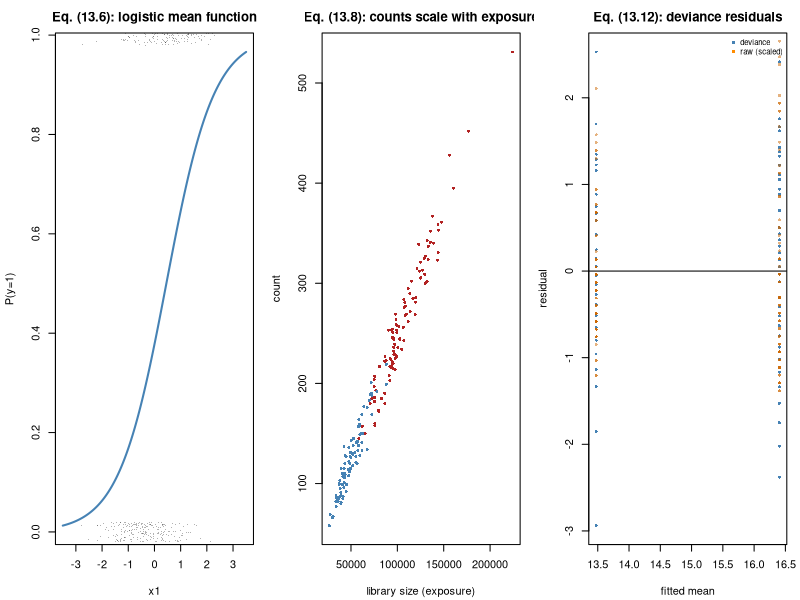

Source code (R):
#' ---
#' title: "Module 13 - Generalised linear models"
#' output: html_document
#' ---
#'
#' **Curriculum link:** `stats.md` -> Topic 13, equations (13.1)-(13.12)
#'
#' ## What you will learn
#'
#' 1. The exponential family (13.1)-(13.2): mean and variance from one function.
#' 2. **IRLS (13.3)-(13.4) from scratch** -- a GLM is a weighted linear model.
#' 3. Logistic regression (13.6): odds ratios, non-collapsibility, separation
#'    and Firth's fix (13.7).
#' 4. **Offsets (13.8)**: counts vs rates. The most common GLM error.
#' 5. Overdispersion (13.9): quasi-Poisson vs negative binomial.
#' 6. Wald vs LRT (13.11), and why the LRT is safer.

#+ setup, message = FALSE
suppressPackageStartupMessages(library(MASS))
MODULE_NAME <- "13_generalized_linear_models"
OUT <- file.path(Sys.getenv("STATS_OUT", unset = "results"), MODULE_NAME)
dir.create(OUT, recursive = TRUE, showWarnings = FALSE)
header <- function(txt) cat("\n", strrep("=", 72), "\n", txt, "\n",
                            strrep("=", 72), "\n", sep = "")

#' ## 1. The family table

#+ families
header("1. Family, link, variance function (13.1)-(13.2)")
print(data.frame(
  family = c("Gaussian", "Binomial", "Poisson", "Neg. binomial", "Gamma"),
  V_mu = c("1", "mu(1-mu)", "mu", "mu + phi*mu^2", "mu^2"),
  canonical_link = c("identity", "logit", "log", "log", "inverse"),
  exp_beta_means = c("mean difference", "log odds ratio", "log rate ratio",
                     "log fold change", "log ratio of means")), row.names = FALSE)

#' ## 2. IRLS from scratch, eq. (13.3)-(13.5)

#+ irls
header("2. Implementing Fisher scoring (13.3)-(13.5)")
irls <- function(X, y, family = "binomial", offset = NULL, max_iter = 50, tol = 1e-10) {
  n <- nrow(X); p <- ncol(X)
  if (is.null(offset)) offset <- rep(0, n)
  beta <- rep(0, p)
  for (it in seq_len(max_iter)) {
    eta <- as.vector(X %*% beta) + offset
    if (family == "binomial") {
      mu <- plogis(eta); V <- mu * (1 - mu); gprime <- 1 / pmax(V, 1e-12)
    } else {
      mu <- exp(eta); V <- mu; gprime <- 1 / pmax(mu, 1e-12)
    }
    z <- (eta - offset) + (y - mu) * gprime                  # eq. (13.3)
    w <- 1 / (gprime^2 * pmax(V, 1e-12))                     # eq. (13.3)
    ## Weighted least squares step (13.4), solved stably via QR.
    beta_new <- qr.coef(qr(X * sqrt(w)), z * sqrt(w))
    if (max(abs(beta_new - beta)) < tol) { beta <- beta_new; break }
    beta <- beta_new
  }
  cov <- chol2inv(chol(crossprod(X * sqrt(w))))               # eq. (13.5)
  list(beta = beta, se = sqrt(diag(cov)), iterations = it)
}
set.seed(1301)
n <- 400
x1 <- rnorm(n); x2 <- rbinom(n, 1, 0.5)
yb <- rbinom(n, 1, plogis(-0.5 + 1.1*x1 + 0.8*x2))
Xd <- cbind(1, x1, x2)
mine <- irls(Xd, yb, "binomial")
theirs <- glm(yb ~ x1 + x2, family = binomial())
cat(sprintf("  logistic - converged in %d IRLS iterations\n", mine$iterations))
cat(sprintf("  %-12s%12s%11s%19s%17s\n", "term", "mine beta", "mine SE",
            "glm() beta", "glm() SE"))
for (i in 1:3)
  cat(sprintf("  %-12s%12.6f%11.6f%19.6f%17.6f\n", c("intercept","x1","x2")[i],
              mine$beta[i], mine$se[i], coef(theirs)[i],
              coef(summary(theirs))[i, "Std. Error"]))
cat(sprintf("  max |difference| = %.2e\n", max(abs(mine$beta - coef(theirs)))))
expo <- runif(n, 0.5, 2)
yp <- rpois(n, expo * exp(0.3 + 0.7*x1))
mp <- irls(Xd, yp, "poisson", offset = log(expo))
tp <- glm(yp ~ x1 + x2, family = poisson(), offset = log(expo))
cat(sprintf("\n  Poisson+offset - max |mine - glm()| = %.2e\n",
            max(abs(mp$beta - coef(tp)))))

#' ## 3. Logistic regression: odds ratios and their traps, eq. (13.6)

#+ logistic
header("3. Odds ratios, risk ratios, non-collapsibility (13.6)")
set.seed(1302)
N <- 30000
z <- rnorm(N)                       # a PROGNOSTIC factor, NOT a confounder
a <- rbinom(N, 1, 0.5)              # RANDOMISED exposure
yy <- rbinom(N, 1, plogis(-0.5 + 0.9*a + 1.5*z))
m_crude <- glm(yy ~ a, family = binomial())
m_adj <- glm(yy ~ a + z, family = binomial())
cat(sprintf("  TRUE conditional log-OR for a (by construction) = 0.900\n"))
cat(sprintf("  crude    log-OR = %.4f  (OR = %.3f)\n", coef(m_crude)["a"],
            exp(coef(m_crude)["a"])))
cat(sprintf("  adjusted log-OR = %.4f  (OR = %.3f)\n", coef(m_adj)["a"],
            exp(coef(m_adj)["a"])))
cat("\n  The exposure was RANDOMISED, so z cannot be a confounder - yet the\n")
cat("  estimate changed. This is NON-COLLAPSIBILITY: logistic coefficients\n")
cat("  shift when covariates are added even WITHOUT confounding. Do not read\n")
cat("  a shift in the OR as evidence of confounding.\n")
cat("\n  OR is not RR unless the outcome is rare:\n")
cat(sprintf("  %15s%7s%13s\n", "baseline risk", "OR", "implied RR"))
for (p0 in c(0.01, 0.05, 0.20, 0.40, 0.60))
  cat(sprintf("  %15.2f%7.1f%13.3f\n", p0, 2, 2 / (1 - p0 + p0*2)))

#+ separation
cat("\n--- Complete separation: the MLE diverges ---\n")
xs <- c(-3, -2, -1.5, -1, 1, 1.5, 2, 3); ys <- c(0,0,0,0,1,1,1,1)
f_sep <- suppressWarnings(glm(ys ~ xs, family = binomial()))
cat(sprintf("  unpenalised MLE slope = %10.3f  SE = %10.3f   <- both exploding\n",
            coef(f_sep)[2], coef(summary(f_sep))[2, "Std. Error"]))
firth_logit <- function(X, y, max_iter = 200, tol = 1e-8) {
  ## stats.md eq. (13.7): Firth's penalised likelihood (Jeffreys prior).
  ## Modified score: U*(b)_j = U(b)_j + sum_i h_ii (0.5 - mu_i) x_ij.
  beta <- rep(0, ncol(X))
  for (i in seq_len(max_iter)) {
    mu <- plogis(as.vector(X %*% beta)); W <- mu * (1 - mu)
    XtWX <- crossprod(X * sqrt(W)); inv <- MASS::ginv(XtWX)
    h <- diag((X * W) %*% inv %*% t(X))
    U <- crossprod(X, y - mu + h * (0.5 - mu))
    step <- inv %*% U; beta <- beta + step
    if (max(abs(step)) < tol) break
  }
  list(beta = as.vector(beta), se = sqrt(diag(MASS::ginv(crossprod(X * sqrt(W))))))
}
fb <- firth_logit(cbind(1, xs), ys)
cat(sprintf("  Firth penalised slope = %10.3f  SE = %10.3f   <- finite\n",
            fb$beta[2], fb$se[2]))
cat("  Separation is common with small n and rare outcomes. Firth is the fix.\n")

#' ## 4. Offsets: counts vs rates, eq. (13.8)

#+ offsets
header("4. The offset: the most common GLM error (13.8)")
set.seed(1303)
n <- 200
group <- rbinom(n, 1, 0.5)
libsize <- exp(rnorm(n, ifelse(group == 1, 11.5, 10.8), 0.25))  # UNBALANCED depth
TRUE_LOG_RR <- 0                                                 # NO real difference
counts <- rpois(n, libsize * exp(-6 + TRUE_LOG_RR * group))
dd <- data.frame(y = counts, g = group, lib = libsize)
m_no <- glm(y ~ g, data = dd, family = poisson())
m_off <- glm(y ~ g, data = dd, family = poisson(), offset = log(lib))
m_cov <- glm(y ~ g + log(lib), data = dd, family = poisson())
cat(sprintf("  TRUE log rate ratio = %.3f\n", TRUE_LOG_RR))
cat(sprintf("  %-34s%10s%11s\n", "model", "log RR", "p"))
cat(sprintf("  %-34s%10.4f%11.3e   <- spurious!\n", "y ~ g  (NO offset)",
            coef(m_no)["g"], coef(summary(m_no))["g", "Pr(>|z|)"]))
cat(sprintf("  %-34s%10.4f%11.4f   <- correct\n", "y ~ g + offset(log lib)",
            coef(m_off)["g"], coef(summary(m_off))["g", "Pr(>|z|)"]))
cat(sprintf("  %-34s%10.4f%11.4f\n", "y ~ g + log(lib) as covariate",
            coef(m_cov)["g"], coef(summary(m_cov))["g", "Pr(>|z|)"]))
cat(sprintf("       (its log(lib) coefficient = %.4f, freely estimated rather\n",
            coef(m_cov)["log(lib)"]))
cat("        than FIXED at 1, which is what makes an offset an offset)\n")
cat("\n  Without the offset the model detects a difference in DEPTH and reports\n")
cat("  it as a difference in BIOLOGY. This is why RNA-seq size factors enter\n")
cat("  as offsets (stats.md eq. 20.1).\n")

#' ## 5. Overdispersion, eq. (13.9)

#+ overdispersion
header("5. Detecting and handling overdispersion (13.9)")
set.seed(1304)
n <- 150; PHI <- 0.4
xg <- rbinom(n, 1, 0.5)
y_od <- rnbinom(n, mu = exp(2.5 + 0.35*xg), size = 1/PHI)
do_ <- data.frame(y = y_od, g = xg)
m_pois <- glm(y ~ g, data = do_, family = poisson())
phi_hat <- sum(residuals(m_pois, "pearson")^2) / df.residual(m_pois)   # eq. (13.9)
cat(sprintf("  Pearson dispersion phi_hat = %.3f  (1.0 = no overdispersion)\n", phi_hat))
cat(sprintf("  -> Poisson SEs are too small by a factor sqrt(phi) = %.2f\n",
            sqrt(phi_hat)))
m_qp <- glm(y ~ g, data = do_, family = quasipoisson())
m_nb <- glm.nb(y ~ g, data = do_)
cat(sprintf("\n  %-22s%10s%10s%11s  variance model\n", "model", "beta_g", "SE", "p"))
## Loop variable deliberately NOT called `z`: the data vector `z` from
## section 3 is still needed in section 6. R has no block scope, so a loop
## variable silently overwrites anything of the same name.
for (row_ in list(list("Poisson", m_pois, "Var = mu"),
                  list("quasi-Poisson", m_qp, "Var = phi*mu   (linear)"),
                  list("negative binomial", m_nb, "Var = mu+phi*mu^2 (quadratic)"))) {
  cs <- coef(summary(row_[[2]]))
  cat(sprintf("  %-22s%10.4f%10.4f%11.4f  %s\n", row_[[1]], cs["g", 1], cs["g", 2],
              cs["g", 4], row_[[3]]))
}
cat("\n  All three give the same POINT estimate; they differ entirely in the SE.\n")
cat("  Calibration check under a TRUE null:\n")
set.seed(1305)
hits <- c(Poisson = 0, `quasi-Poisson` = 0, NB = 0)
N_SIM <- 500
for (i in seq_len(N_SIM)) {
  ## Distinct names: `yy` and `a`/`z` from section 3 are still needed below.
  xx <- rbinom(n, 1, 0.5)
  y_sim <- rnbinom(n, mu = exp(2.5), size = 1/PHI)
  d2 <- data.frame(y = y_sim, g = xx)
  hits["Poisson"] <- hits["Poisson"] +
    (coef(summary(glm(y ~ g, d2, family = poisson())))["g", 4] < 0.05)
  hits["quasi-Poisson"] <- hits["quasi-Poisson"] +
    (coef(summary(glm(y ~ g, d2, family = quasipoisson())))["g", 4] < 0.05)
  nbf <- try(glm.nb(y ~ g, data = d2), silent = TRUE)
  if (!inherits(nbf, "try-error"))
    hits["NB"] <- hits["NB"] + (coef(summary(nbf))["g", 4] < 0.05)
}
for (k in names(hits))
  cat(sprintf("    %-16s false-positive rate = %.1f%%\n", k, 100*hits[k]/N_SIM))
cat("  Poisson on overdispersed counts is badly anticonservative.\n")

#' ## 6. Wald vs LRT, eq. (13.11)

#+ wald-lrt
header("6. Three tests, one hypothesis (13.11)")
## m_adj / m_crude were fitted in section 3 on the 30,000-row randomised data.
wald <- (coef(summary(m_adj))["a", 1] / coef(summary(m_adj))["a", 2])^2
lr <- anova(glm(yy ~ z, family = binomial()), m_adj, test = "LRT")
cat(sprintf("  Wald chi2 = %.4f, p = %.3e\n", wald, pchisq(wald, 1, lower.tail = FALSE)))
cat(sprintf("  LRT  chi2 = %.4f, p = %.3e\n", lr[["Deviance"]][2], lr[["Pr(>Chi)"]][2]))
cat("  They agree asymptotically. Now near separation, where they do not:\n")
xs2 <- c(-3,-2,-1.5,-1,-0.2,1,1.5,2,3,0.1); ys2 <- c(0,0,0,0,0,1,1,1,1,1)
f_full <- suppressWarnings(glm(ys2 ~ xs2, family = binomial()))
f_red <- glm(ys2 ~ 1, family = binomial())
w2 <- (coef(summary(f_full))[2, 1] / coef(summary(f_full))[2, 2])^2
l2 <- deviance(f_red) - deviance(f_full)
cat(sprintf("    Wald chi2 = %.4f, p = %.4f   <- no power\n", w2,
            pchisq(w2, 1, lower.tail = FALSE)))
cat(sprintf("    LRT  chi2 = %.4f, p = %.4f   <- correct\n", l2,
            pchisq(l2, 1, lower.tail = FALSE)))
cat("  The Wald statistic COLLAPSES as |beta| grows because its SE grows\n")
cat("  faster (the Hauck-Donner effect). PREFER THE LRT.\n")

#' ## 7. Deviance residuals, eq. (13.12)

#+ deviance
header("7. Use deviance residuals, not raw ones (13.12)")
m <- glm.nb(y ~ g, data = do_)
cat(sprintf("  deviance = %.4f, df = %d, deviance/df = %.3f\n",
            deviance(m), df.residual(m), deviance(m)/df.residual(m)))
## A binary predictor gives only TWO distinct fitted values, so splitting on
## `< median(fitted)` can select an empty set. Split on the predictor instead.
lowm <- do_$g == 0
raw <- do_$y - fitted(m); dev <- residuals(m, "deviance")
cat(sprintf("  raw residual SD:      low-mean half %.3f, high-mean half %.3f\n",
            sd(raw[lowm]), sd(raw[!lowm])))
cat(sprintf("  deviance residual SD: low-mean half %.3f, high-mean half %.3f\n",
            sd(dev[lowm]), sd(dev[!lowm])))
cat("  Deviance residuals are homoscedastic by construction.\n")

#' ## 8. Figure

#+ figure
png(file.path(OUT, "glm.png"), width = 1300, height = 420, res = 110)
par(mfrow = c(1, 3), mar = c(4.2, 4.2, 2.5, 1))
xg_ <- seq(-3.5, 3.5, length.out = 200)
plot(xg_, plogis(-0.5 + 1.1*xg_), type = "l", lwd = 2, col = "steelblue",
     xlab = "x1", ylab = "P(y=1)", main = "Eq. (13.6): logistic mean function")
## x1/yb come from section 2 (n = 400); both still have their original length.
points(x1, jitter(yb, 0.1), pch = ".", col = rgb(0, 0, 0, 0.3))
plot(dd$lib, dd$y, col = c("steelblue", "firebrick")[dd$g + 1], pch = 16, cex = 0.6,
     xlab = "library size (exposure)", ylab = "count",
     main = "Eq. (13.8): counts scale with exposure")
plot(fitted(m), residuals(m, "deviance"), pch = 16, cex = 0.6, col = "steelblue",
     xlab = "fitted mean", ylab = "residual", main = "Eq. (13.12): deviance residuals")
points(fitted(m), raw / sd(raw), pch = 16, cex = 0.6, col = rgb(0.8, 0.4, 0, 0.5))
abline(h = 0)
legend("topright", c("deviance", "raw (scaled)"), col = c("steelblue", "darkorange"),
       pch = 16, bty = "n", cex = 0.7)
invisible(dev.off())
cat("\nFigure written to", file.path(OUT, "glm.png"), "\n")

#' ## Decision rules (from `stats.md` Topic 13)
#'
#' 1. Choose the family from the outcome's support and mean-variance
#'    relationship; the link from the estimand you want to report.
#' 2. Counts with varying exposure require an offset (13.8), always.
#' 3. Check the dispersion (13.9).
#' 4. Report both scales: the odds/rate ratio AND a predicted probability.
#'
#' **Next:** `14_mixed_models.R`
